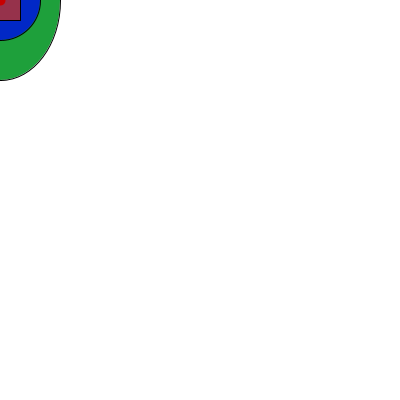
Frame 1 (no input)
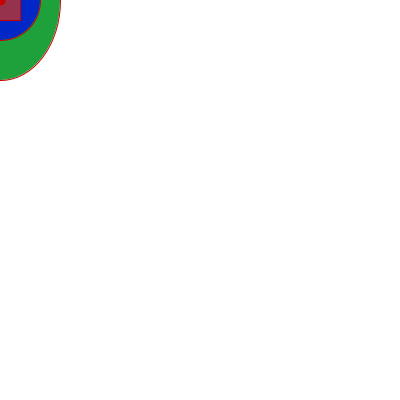
Frame 60 (the mouse pressed at the canvas centre just before this capture)
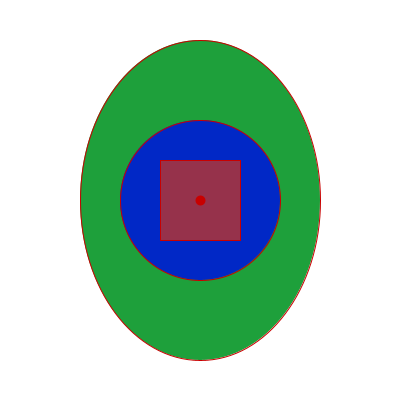
Frame 120 (the mouse held since frame 60 and released just before this capture)

The Processing sketch that drew these frames (run headless with seeded random() and noise(); from frame 60 on, the mouse is pressed at the canvas centre):

// Processing sketch: processing_153627
// ── processing_153627.pde

//Jack Lance jlance
//Copyright
void setup(){
  size(400,400);
  
}
void draw()
{
  background(255);
  float x=mouseX;
  float y=mouseY;
  float h=height*.1 + mouseY*.2;
  float w=width*.1 + mouseX*.2;
  fill(30,160,59);
  ellipse(x,y,w*3,h*4);
  fill(1,40,198);
  ellipse(x,y,w*2,h*2);
  fill(150,50,75);
  rectMode(CENTER);
  rect(x,y,w,h);
  strokeWeight(10);
  stroke(200,0,0);
  point(x,y);
  strokeWeight(1);
}
